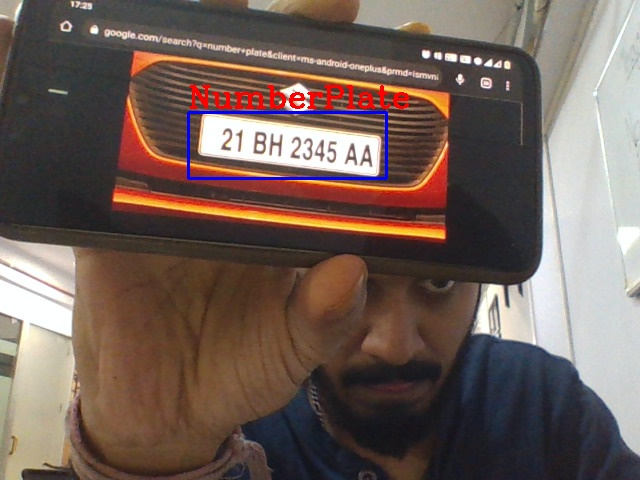
#> input picture imagesframe.jpg, 640 x 480 px
$ python Demo_Plate.py
#> lines starting #> are read from the running program, lines starting #| are printed output that depends on the picture; after the words box and inside, x2 and y2 are one past the last pixel; in counts of white or black regions, pixels touching at a corner belong together
import cv2
from matplotlib import pyplot as plt
import numpy as np
import imutils
import easyocr

img = cv2.imread('imagesframe.jpg')
#> img is the input picture: shape (480, 640, 3); mean B, G, R 87.5, 94.9, 112.3
gray = cv2.cvtColor(img, cv2.COLOR_BGR2GRAY)
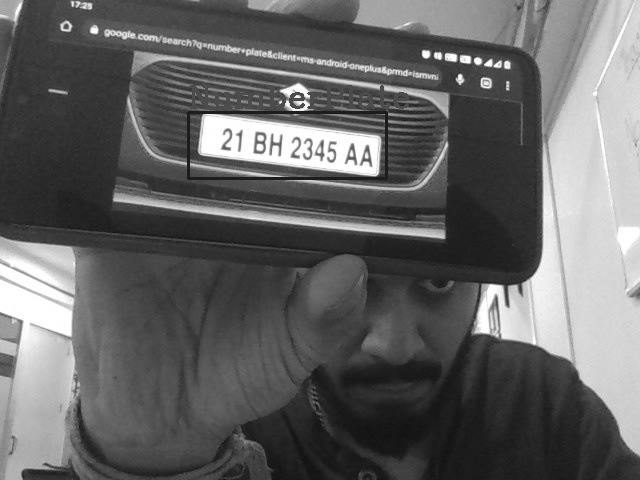
#> gray: shape (480, 640); min 13, max 255, mean 99.2
plt.imshow(cv2.cvtColor(gray, cv2.COLOR_BGR2RGB))
bfilter = cv2.bilateralFilter(gray, 11, 17, 17) #Noise reduction
edged = cv2.Canny(bfilter, 30, 200) #Edge detection
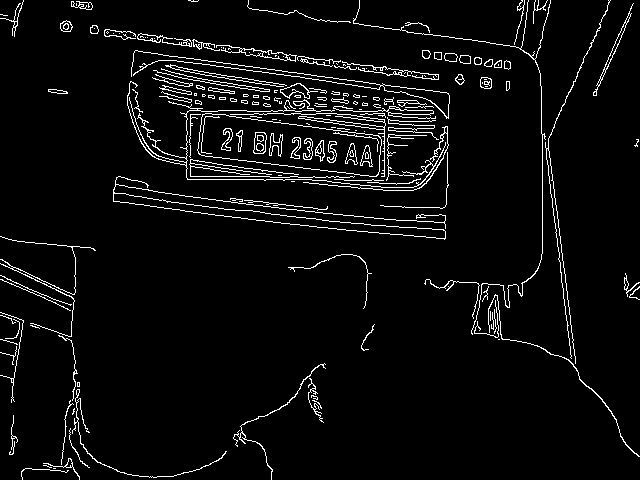
#> edged: shape (480, 640); 4.7% white in thin lines or dots
plt.imshow(cv2.cvtColor(edged, cv2.COLOR_BGR2RGB))
keypoints = cv2.findContours(edged.copy(), cv2.RETR_TREE, cv2.CHAIN_APPROX_SIMPLE)
#> keypoints = 291 contours, 182 with area under 20; largest, box (x1, y1, x2, y2) and area: (197, 113, 382, 177) 7576, (197, 113, 382, 177) 7569, (113, 176, 446, 240) 2568, (113, 193, 446, 239) 2543, (131, 50, 450, 119) 654
contours = imutils.grab_contours(keypoints)
#> contours has the same summary as keypoints
contours = sorted(contours, key=cv2.contourArea, reverse=True)[:10]
#> contours = 10 contours; largest, box (x1, y1, x2, y2) and area: (197, 113, 382, 177) 7576, (197, 113, 382, 177) 7569, (113, 176, 446, 240) 2568, (113, 193, 446, 239) 2543, (131, 50, 450, 119) 654
location = None
for contour in contours:
    approx = cv2.approxPolyDP(contour, 10, True)
    if len(approx) == 4:
        location = approx
        break
#> this loop made 1 pass
#> location on pass 1: [[201, 117], [201, 155], [379, 171], [378, 135]]

mask = np.zeros(gray.shape, np.uint8)
new_image = cv2.drawContours(mask, [location], 0,255, -1)
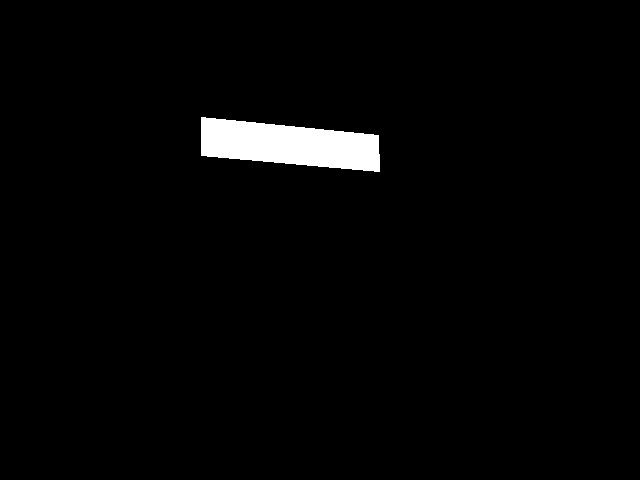
#> new_image: shape (480, 640); 2.2% white; 1 white region, box (x1, y1, x2, y2) and area: (201, 117, 380, 172) 6774
new_image = cv2.bitwise_and(img, img, mask=mask)
#> new_image: shape (480, 640, 3)
plt.imshow(cv2.cvtColor(new_image, cv2.COLOR_BGR2RGB))
(x,y) = np.where(mask==255)
#> x = 6774 values from 117 to 171; y = 6774 values, max 379 at index 5162, min 201 at index 0, mean 288.9
(x1, y1) = (np.min(x), np.min(y))
#> x1 = 117; y1 = 201
(x2, y2) = (np.max(x), np.max(y))
#> x2 = 171; y2 = 379
cropped_image = gray[x1:x2+1, y1:y2+1]
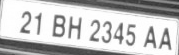
#> cropped_image: shape (55, 179); min 49, max 255, mean 195.3
plt.imshow(cv2.cvtColor(cropped_image, cv2.COLOR_BGR2RGB))
#> (the run stopped early here; a loop or call above may not have finished)
